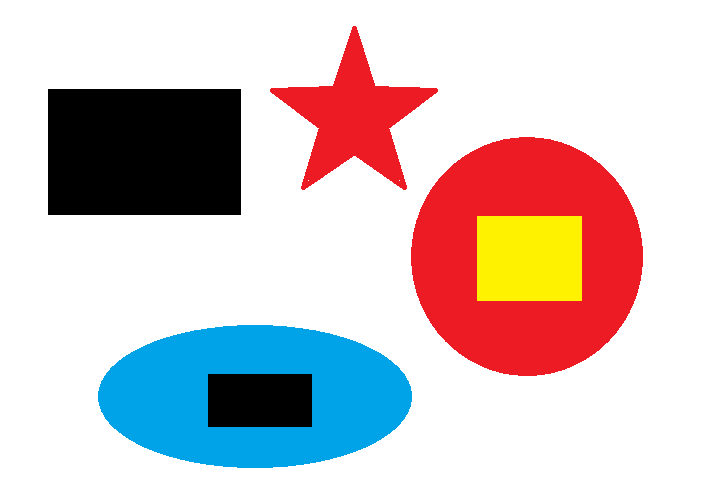
#> input picture image/contour.png, 718 x 502 px
$ jupyter execute Q_04_08.ipynb   (older library calls are emulated)
#> lines starting #> are read from the running program, lines starting #| are printed output that depends on the picture; after the words box and inside, x2 and y2 are one past the last pixel; in counts of white or black regions, pixels touching at a corner belong together
## 練習 04_08
> ### part I
> * 將 下列圖片 彩色載入
> * 垂直 rotate 90 度, show 出結果
> * 再 3x3 高斯濾波器, sigmaX=0.8, sigmaY=0.8, show 出結果<br>

> ### part II
> * 再 sobelX, sobelY 後用(0.5, 0.5)的 權重加起來, show 出結果<br>
> * 再輪廓偵測外框 (contours) 將找到的輪廓填滿畫在原圖上, show 出結果
> * 將上圖中的物件`中心`用圓圈標示出來, 並將`面積`標示於中心旁邊

### 必須將上列個各處理後的圖 imshow 出來

[cell 1]
import cv2
import numpy as np

img = cv2.imread('../image/contour.png')
#> img is the input picture: shape (502, 718, 3); mean B, G, R 198.4, 197.6, 210.6

# -------- 垂直 rotate 90 度 ------------------------
# cv2.imshow('orginal', img)
img90 = cv2.rotate(img, cv2.ROTATE_90_CLOCKWISE)
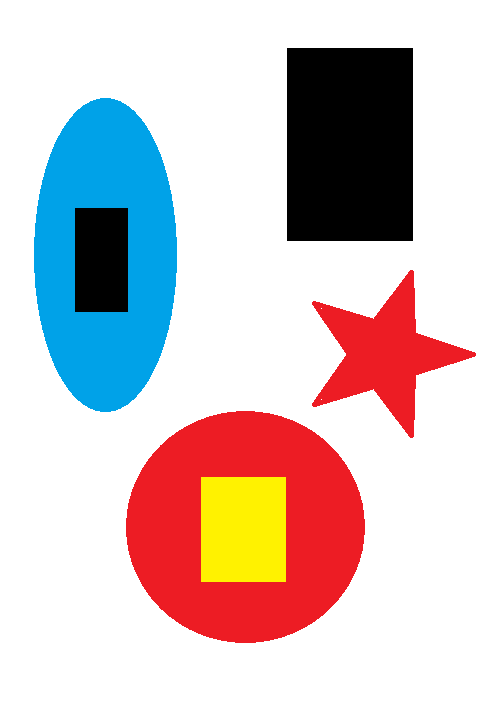
#> img90: shape (718, 502, 3); mean B, G, R 198.4, 197.6, 210.6
# cv2.imshow('Rotate 90', img90)


# ----- 3*3 高斯濾波器 -----------------------------
sigma =  cv2.GaussianBlur(img90 , (3,3), 0.8, 0.8)
# cv2.imshow('sigma0', sigma)

# ------- 將前一處理後圖片取 SobelX, SobelY and addWeight(0.5, 0.5)----------

sobelx = cv2.Sobel(sigma, cv2.CV_64F, 1, 0)   # ddepth = cv2.CV64F
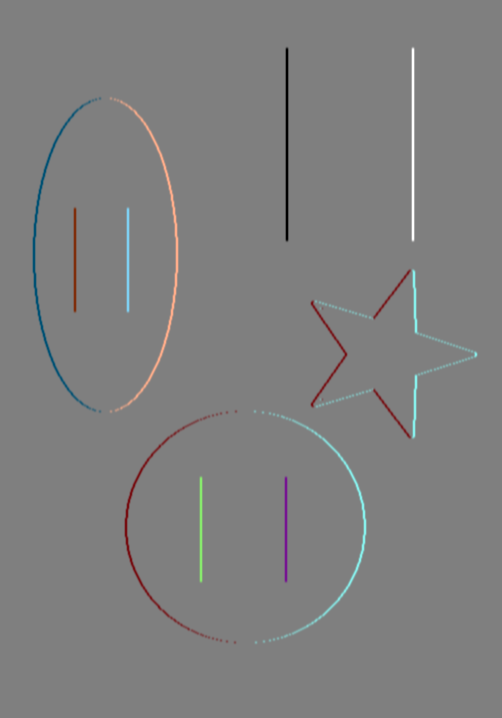
#> sobelx: shape (718, 502, 3) float64; mean B, G, R 0, 0, 0; drawn with min black and max white
sobely = cv2.Sobel(sigma, cv2.CV_64F, 0, 1)   # ddepth = cv2.CV64F
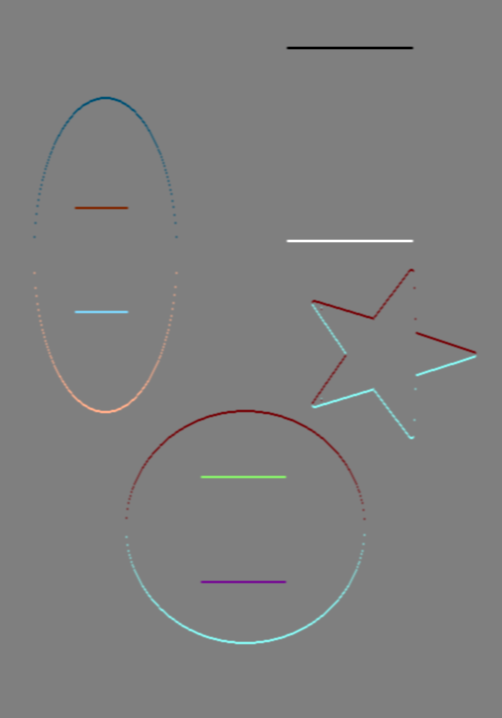
#> sobely: shape (718, 502, 3) float64; mean B, G, R 0, 0, 0; drawn with min black and max white

sobelx = cv2.convertScaleAbs(sobelx)        # 絕對值, 轉換為cv2.CV_8U
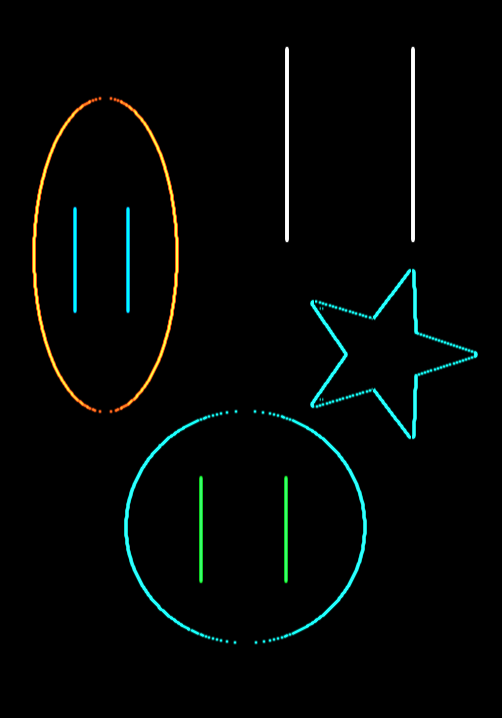
#> sobelx: shape (718, 502, 3); mean B, G, R 4.9, 6.2, 3.4
sobely = cv2.convertScaleAbs(sobely)        # 絕對值, 轉換為cv2.CV_8U
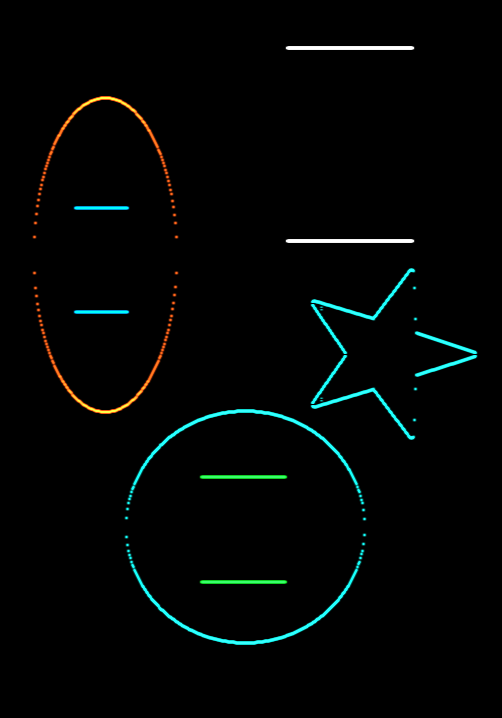
#> sobely: shape (718, 502, 3); mean B, G, R 4.1, 4.8, 2.3
sobelxy = cv2.addWeighted(sobelx, 0.5, sobely, 0.5, 0)
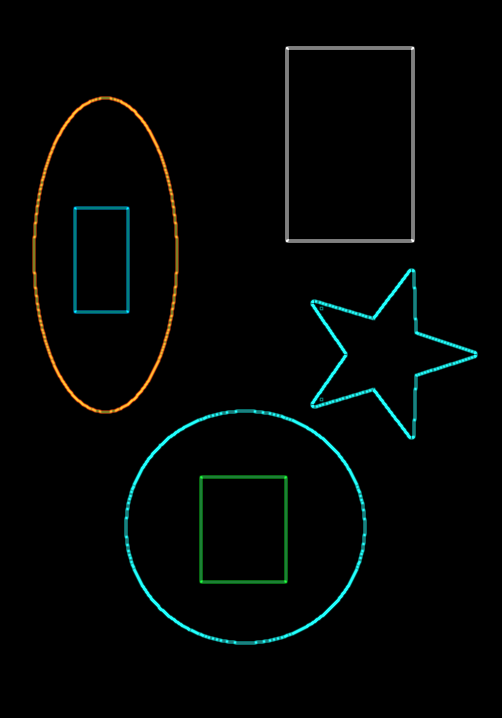
#> sobelxy: shape (718, 502, 3); mean B, G, R 4.5, 5.5, 2.8

# cv2.imshow('sobelxy', sobelxy)

# ------- 輪廓偵測 (contours) 將找到的輪廓畫在原圖上 ----------

cv2.imshow('original', img)
imgray = cv2.cvtColor(img, cv2.COLOR_BGR2GRAY)
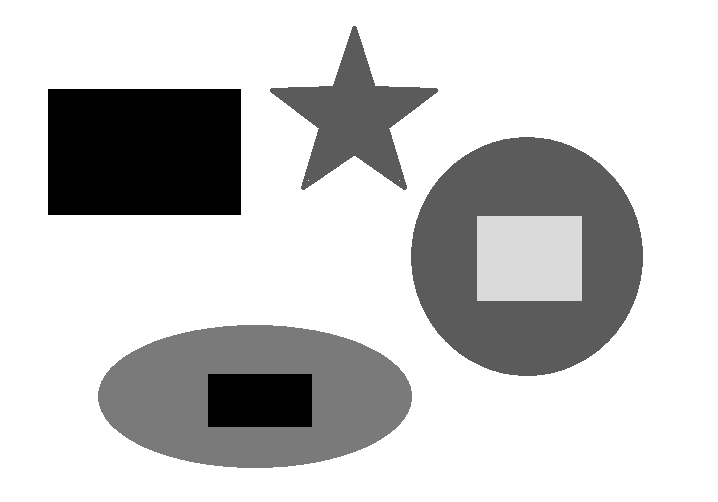
#> imgray: shape (502, 718); min 0, max 255, mean 201.5
ret, thresh = cv2.threshold(imgray, 127, 255, cv2.THRESH_BINARY_INV)
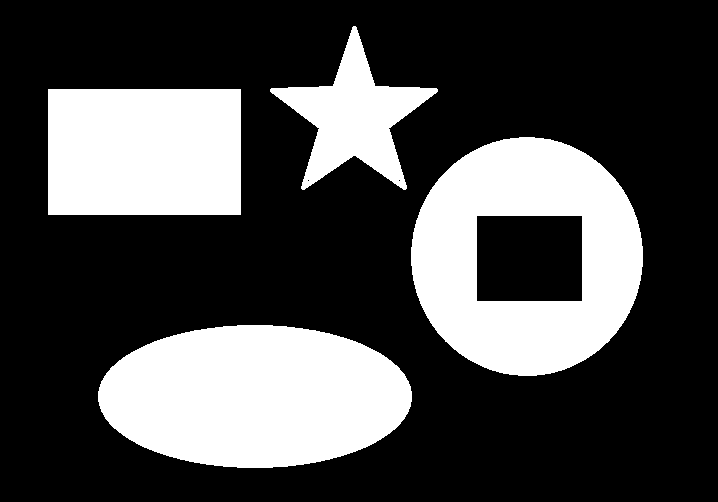
#> thresh: shape (502, 718); 29% white; 4 white regions, box (x1, y1, x2, y2) and area: (98, 325, 412, 468) 35304, (411, 137, 643, 376) 34551, (48, 89, 241, 215) 24318, (270, 26, 438, 190) 10369
print(ret)


# ------- 將上圖中的物件中心用圓圈標示出來, 並將面積標示於中心旁邊 ---------


cv2.waitKey(0)
cv2.destroyAllWindows()
cv2.waitKey(1)
